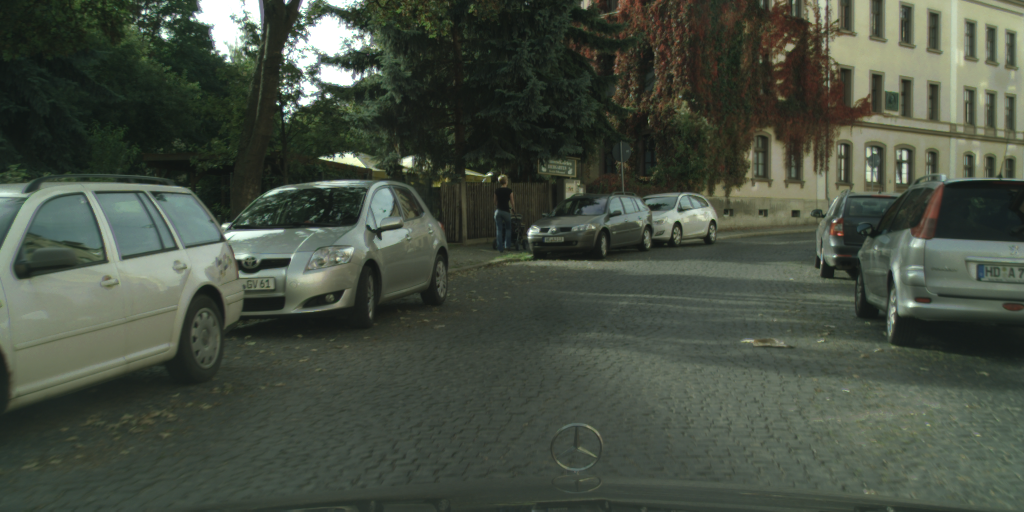
#> input picture example/weimar_000136_000019_leftImg8bit.png, 2048 x 1024 px (shown at 1/2 size)
$ jupyter execute --allow-errors gaussian_playground.ipynb
#> lines starting #> are read from the running program, lines starting #| are printed output that depends on the picture
[cell 1]
import numpy as np
from PIL import Image

from densecrf_np import util
from densecrf_np.densecrf import DenseCRF
from densecrf_np.params import DenseCRFParams
from matplotlib import pylab

[cell 2]
image_source = '../example/image.jpg'
# These unaries were obtained by running the FCN part of the model https://github.com/sadeepj/crfasrnn_keras
unary_logits_source = '../example/unary_logits.npy'
#> (the rest of this cell did not finish here and is left out)

#> (a cell that did not finish here is left out)

[cell 4]
from densecrf_np.pairwise import SpatialPairwise, BilateralPairwise
#> (the rest of this cell did not finish here and is left out)

#> (a cell that did not finish here is left out)

[cell 6]
from sklearn.cluster import KMeans
#> (the rest of this cell did not finish here and is left out)

[cell 7]
pylab.figure()
#> (the rest of this cell did not finish here and is left out)

[cell 8]
from sklearn.cluster import Birch
img = np.array(Image.open("weimar_000136_000019_leftImg8bit.png").resize((1024,512))).copy(order='C')
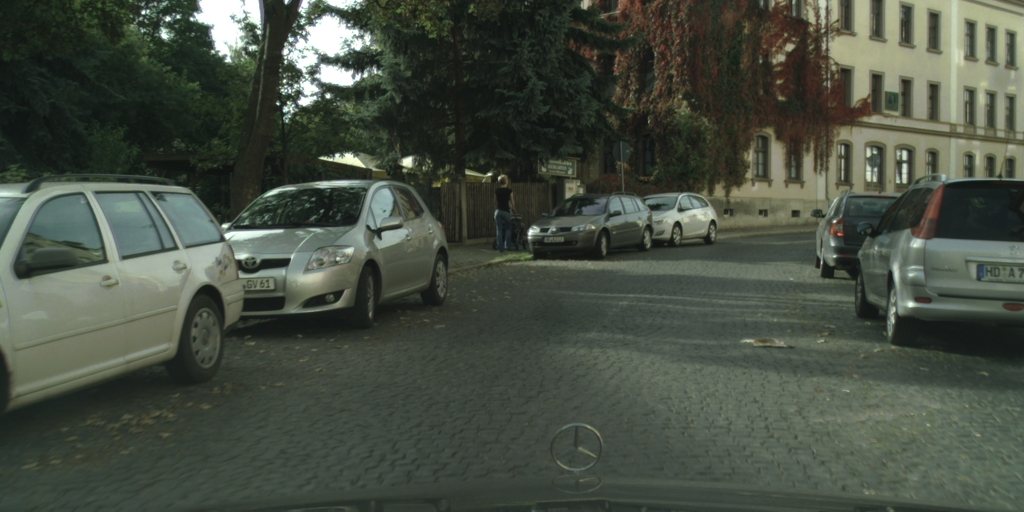
#> img: shape (512, 1024, 3); mean R, G, B 70.4, 78.2, 66
#> (the rest of this cell did not finish here and is left out)
